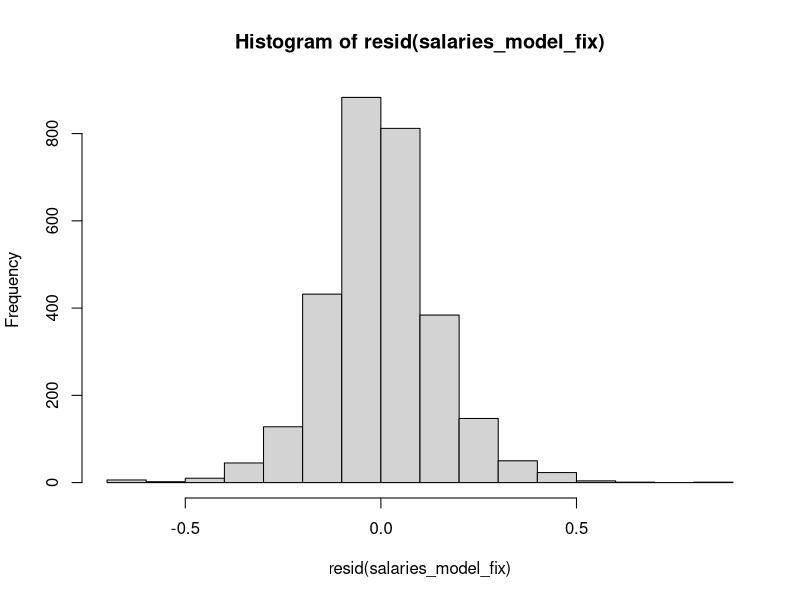
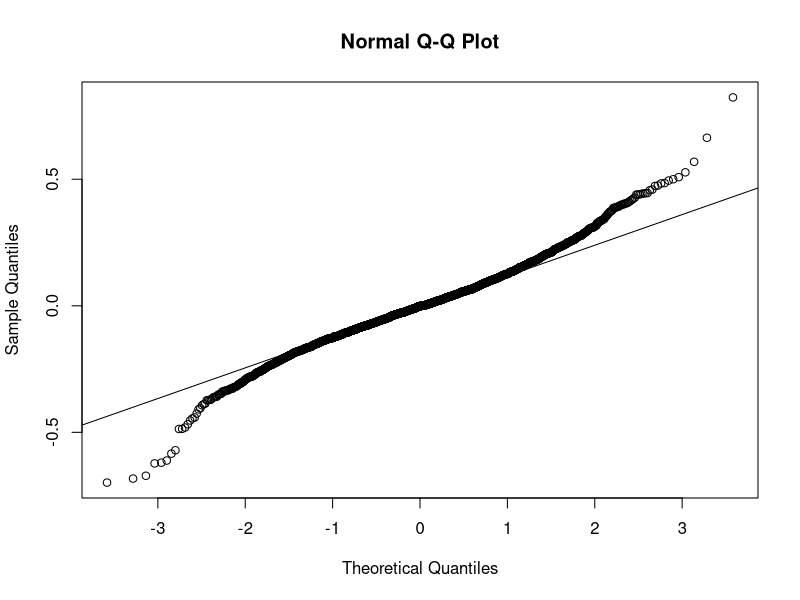
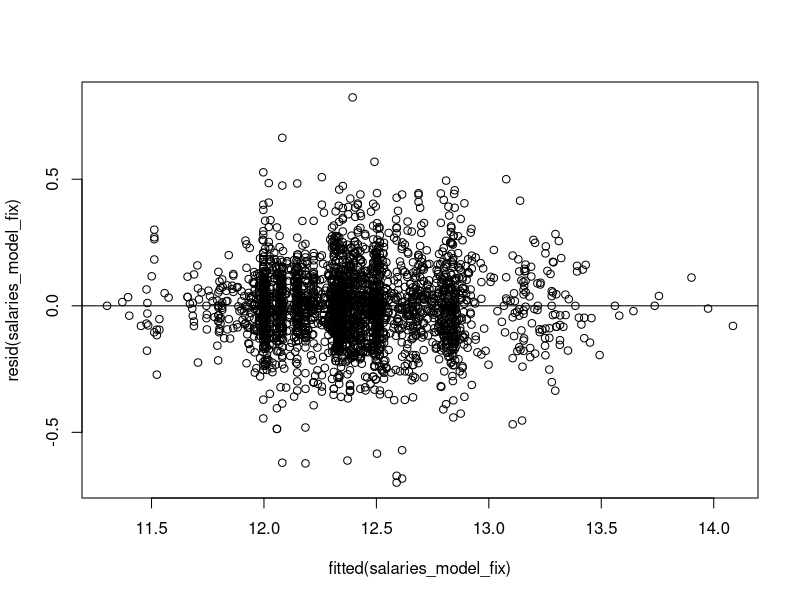
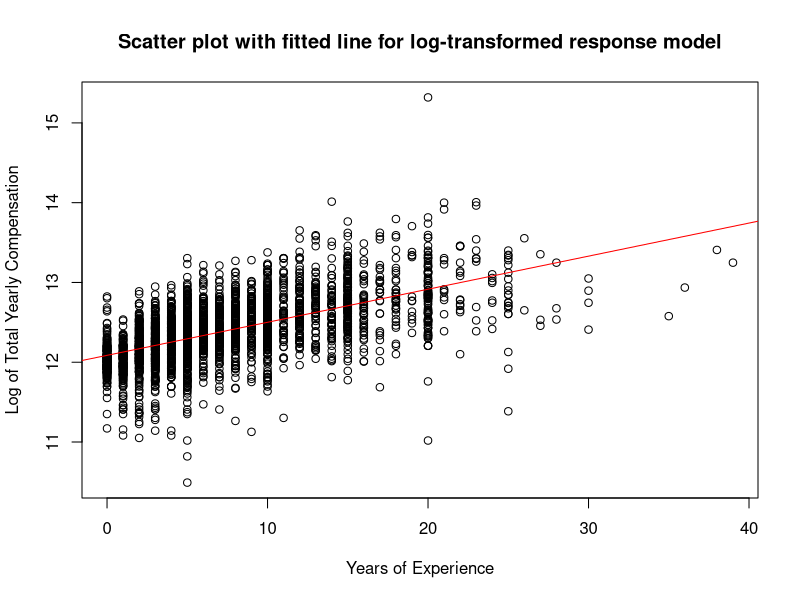
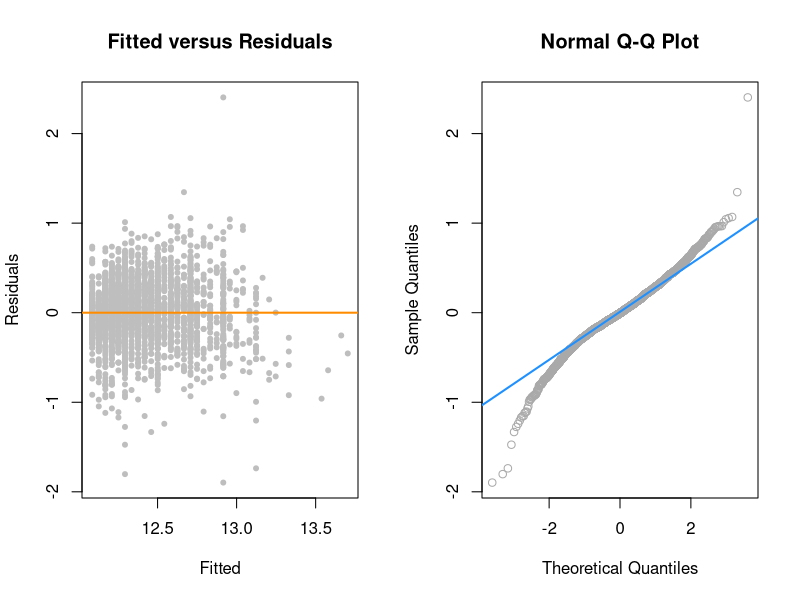
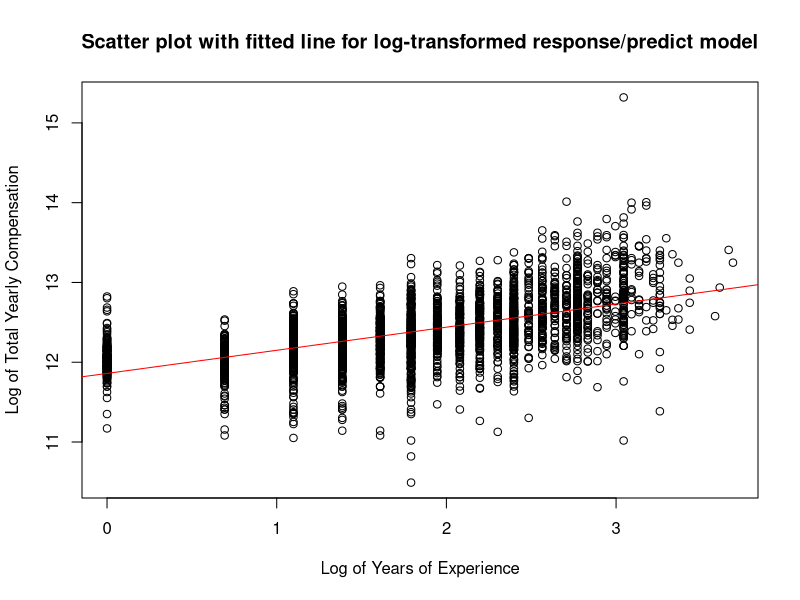
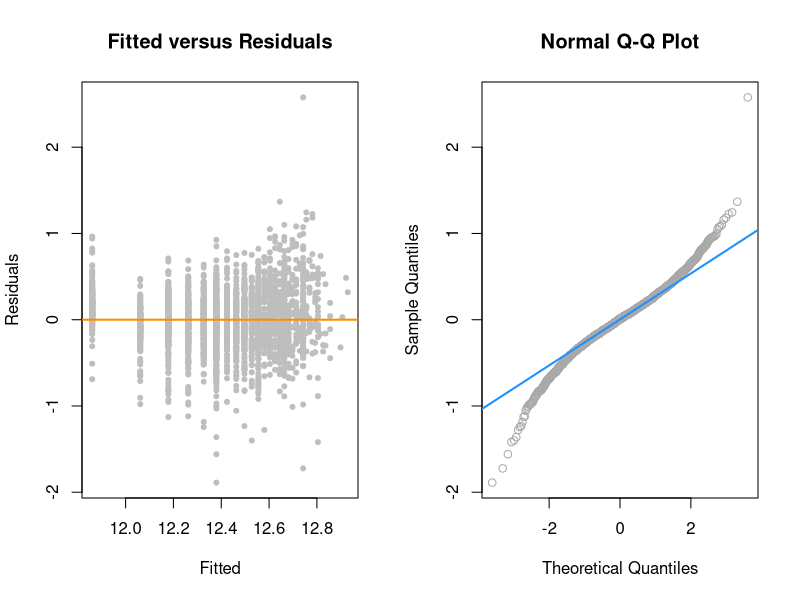
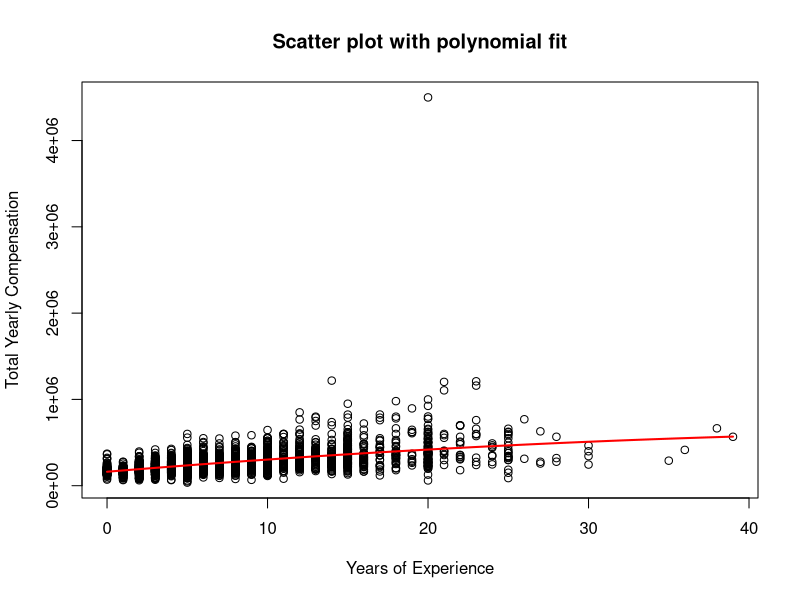

Source code (R) for these figures, in order:
## ---- chunk 1
#Loading dataset
library(readr)
library(stringr)
salaries = read_csv("Levels-Fyi-Salary-Data-Cleaned-US.csv")

#Remove NA records
salaries = na.omit(salaries)

#Create new column 'State' which only shows the Convert to State
salaries$state = str_sub(salaries$location,-2,-1)

#Changing some predictors to factors
salaries$company = as.factor(salaries$company)
salaries$level = as.factor(salaries$level)
salaries$title = as.factor(salaries$title)
salaries$location = as.factor(salaries$location)
salaries$state = as.factor(salaries$state)
salaries$gender = as.factor(salaries$gender)
salaries$Race = as.factor(salaries$Race)
salaries$Education = as.factor(salaries$Education)

#Feel free to uncomment until we get confirmation from TA on removing columns or not
#Variable Selection: Removed variables that contained redundant information 
#salaries = subset(salaries, select = c(company, level, title,
#                                       totalyearlycompensation,
#                                       yearsofexperience, yearsatcompany, tag,
#                                       basesalary, stockgrantvalue, bonus,
#                                       gender, Race, Education, state))

#Variable Selection: Removed variables that contained redundant information 
salaries = subset(salaries, select = c(company, level, title,
                                       totalyearlycompensation,
                                       yearsofexperience, yearsatcompany, tag,
                                       gender, Race, Education, state))
## ---- chunk 2
# Placeholder and we will just put the model we actually use here 
model = 2
## ---- chunk 3
salaries_model = lm(totalyearlycompensation ~ ., data = salaries)
## ---- chunk 4
#Didnt use p but n was used for model BIC models  
#p = length(coef(salaries_model))
n = length(resid(salaries_model))

#Backward AIC
salaries_model_back_aic = step(salaries_model,
                               direction = "backward", trace = 0)

#Backward BIC
salaries_model_back_bic = step(salaries_model, direction = "backward",
                               k = log(n), trace = 0)

salaries_model_start = lm(totalyearlycompensation ~ 1, data = salaries)

#Forward AIC
salaries_model_forw_aic = step(salaries_model_start, 
                               scope = totalyearlycompensation ~ company + level +
                               title + yearsofexperience + yearsatcompany + tag +
                               gender + Race + Education + state,
                               direction = "forward", trace = 0)

#Forward BIC
salaries_model_forw_bic = step(salaries_model_start, 
                               scope = totalyearlycompensation ~ company + level +
                               title + yearsofexperience + yearsatcompany + tag +
                               gender + Race + Education + state,
                               direction = "forward", k = log(n), trace = 0)

#Stepwise AIC
salaries_model_both_aic = step(salaries_model_start, 
                               scope = totalyearlycompensation ~ company + level +
                               title + yearsofexperience + yearsatcompany + tag +
                               gender + Race + Education + state,
                               direction = "both", trace = 0)

#Stepwise BIC
salaries_model_both_bic = step(salaries_model_start, 
                               scope = totalyearlycompensation ~ company + level +
                               title + yearsofexperience + yearsatcompany + tag +
                               gender + Race + Education + state,
                               direction = "both", k = log(n), trace = 0)


#AIC derives a model using 9 of the 10 initial inputted predictors
#salaries_model_back_aic
#salaries_model_forw_aic
#salaries_model_both_aic

#BIC derives a model using 4 of the 10 initial inputted predictors
#salaries_model_back_bic
#salaries_model_forw_bic
#salaries_model_both_bic
## ---- chunk 5
library(lmtest)
salaries_model_add = lm(log(totalyearlycompensation) ~ (yearsatcompany + company + title + state + level) ^ 2, data = salaries)
 
salaries_model_fix = lm(log(totalyearlycompensation) ~ (yearsatcompany + company + title + state + level) ^ 2, data = salaries, subset = cooks.distance(salaries_model_add) < 4 / length(cooks.distance(salaries_model_add)))

hist(resid(salaries_model_fix))
 
#salaries_model_int = lm(totalyearlycompensation ~ level * title * yearsofexperience * yearsatcompany, data = salaries)

#anova(salaries_model_add, salaries_model_int)
#summary(salaries_model_int)

#salaries_model_three_int = lm(totalyearlycompensation ~ company * level * yearsofexperience, data = salaries)

qqnorm(resid(salaries_model_fix))
qqline(resid(salaries_model_fix))
plot(fitted(salaries_model_fix), resid(salaries_model_fix))
abline(h=0)
shapiro.test(resid(salaries_model_fix))
bptest(salaries_model_fix)
#anova(salaries_model_add, salaries_model_two_int)

#anova(salaries_model_two_int, salaries_model_three_int)

## ---- chunk 6
# Create a model with transformed predictors
salaries_model_res_trans= lm(log(totalyearlycompensation) ~ yearsofexperience, data = salaries)
summary(salaries_model_res_trans)

# Plot the data
 plot(log(totalyearlycompensation) ~ yearsofexperience, data = salaries,
      xlab = "Years of Experience",
      ylab = "Log of Total Yearly Compensation",
      main = "Scatter plot with fitted line for log-transformed response model")

# Add the fitted line
abline(salaries_model_res_trans, col = "red")

par(mfrow = c(1, 2))

# Residuals vs Fitted values plot
plot(fitted(salaries_model_res_trans), resid(salaries_model_res_trans), col = "grey", pch = 20,
     xlab = "Fitted", ylab = "Residuals", main = "Fitted versus Residuals")
abline(h = 0, col = "darkorange", lwd = 2)

# Q-Q plot
qqnorm(resid(salaries_model_res_trans), main = "Normal Q-Q Plot", col = "darkgrey")
qqline(resid(salaries_model_res_trans), col = "dodgerblue", lwd = 2)

library(lmtest)
bptest(salaries_model_res_trans)
shapiro.test(resid(salaries_model_res_trans))

# Build a linear model with log-transformed response and predictor
salaries_model_res_pred_trans = lm(log(totalyearlycompensation) ~ log(yearsofexperience+1), data = salaries)

summary(salaries_model_res_pred_trans)

par(mfrow = c(1, 1))

# Plot the data
 plot(log(totalyearlycompensation) ~ log(yearsofexperience+1), data = salaries,
      xlab = "Log of Years of Experience",
      ylab = "Log of Total Yearly Compensation",
      main = "Scatter plot with fitted line for log-transformed response/predict model")

# Add the fitted line
abline(salaries_model_res_pred_trans, col = "red")

par(mfrow = c(1, 2))

# Residuals vs Fitted values plot
plot(fitted(salaries_model_res_pred_trans), resid(salaries_model_res_pred_trans), col = "grey", pch = 20,
     xlab = "Fitted", ylab = "Residuals", main = "Fitted versus Residuals")
abline(h = 0, col = "darkorange", lwd = 2)

# Q-Q plot
qqnorm(resid(salaries_model_res_pred_trans), main = "Normal Q-Q Plot", col = "darkgrey")
qqline(resid(salaries_model_res_pred_trans), col = "dodgerblue", lwd = 2)

library(lmtest)
bptest(salaries_model_res_pred_trans)
shapiro.test(resid(salaries_model_res_pred_trans))


# Create a model with transformed predictors
salaries_model_pred_trans = lm(totalyearlycompensation ~ yearsofexperience + I(yearsofexperience^2), data = salaries)

# Summarize the model
summary(salaries_model_pred_trans)

par(mfrow = c(1, 1))

# Plot the data
plot(totalyearlycompensation ~ yearsofexperience, data = salaries,
     xlab = "Years of Experience",
     ylab = "Total Yearly Compensation",
     main = "Scatter plot with polynomial fit")

# Add the polynomial fit
years = seq(min(salaries$yearsofexperience), max(salaries$yearsofexperience), length.out = 100)
predicted_compensation = predict(salaries_model_pred_trans, newdata = data.frame(yearsofexperience = years))

lines(years, predicted_compensation, col = "red", lwd = 2)

par(mfrow = c(1, 2))

# Residuals vs Fitted values plot
plot(fitted(salaries_model_pred_trans), resid(salaries_model_pred_trans), col = "grey", pch = 20,
     xlab = "Fitted", ylab = "Residuals", main = "Fitted versus Residuals")
abline(h = 0, col = "darkorange", lwd = 2)

# Q-Q plot
qqnorm(resid(salaries_model_pred_trans), main = "Normal Q-Q Plot", col = "darkgrey")
qqline(resid(salaries_model_pred_trans), col = "dodgerblue", lwd = 2)

library(lmtest)
bptest(salaries_model_pred_trans)
shapiro.test(resid(salaries_model_pred_trans))

## ---- chunk 7

